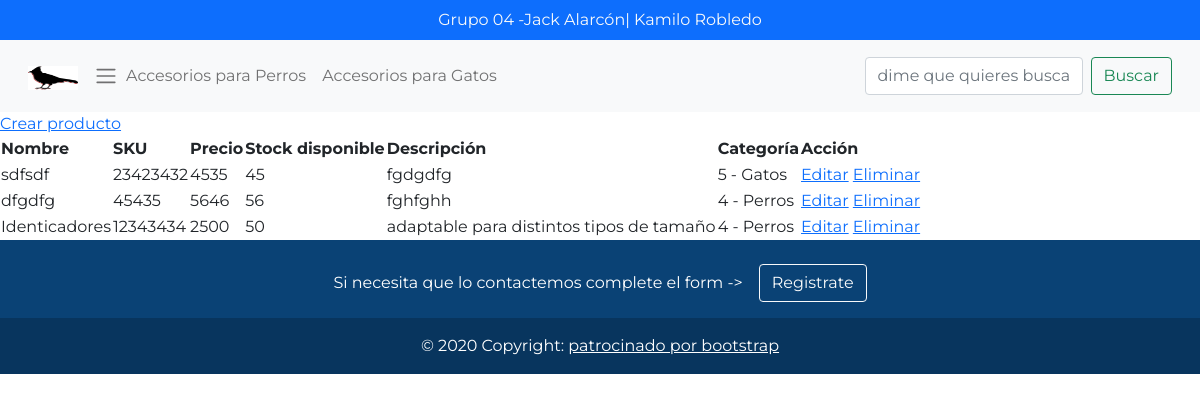
/registros/product/, run on an earlier commit of the app's database.
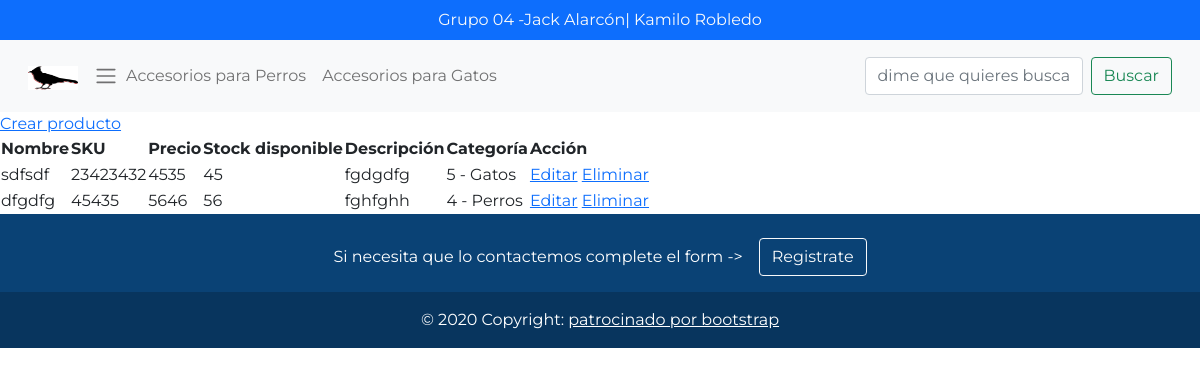
And on a later commit of the database.
### core/models.py (models this page shows, shortened)
class Product(models.Model):
    sku = models.CharField('SKU', max_length=50)
    name = models.CharField('Nombre', max_length=50)
    price = models.CharField('Precio', max_length=50)
    stock = models.CharField('Stock disponible', max_length=50)
    desc = models.CharField('Descripción', max_length=50)
    category = models.ForeignKey(
        Category, on_delete=models.CASCADE, verbose_name='Categoría')
    class Meta:
        verbose_name = ("Producto")
        verbose_name_plural = ("Productos")

class Category(models.Model):
    name = models.CharField('Nombre', max_length=50)
    class Meta:
        verbose_name = ("Categoría")
        verbose_name_plural = ("Categorías")
    def __str__(self):
        return f'{self.id} - {self.name}'

### core/views.py (the view)
# urls.py: path('registros/product/', ListProductsView.as_view(), name='list_products'),
class ListProductsView(ListView):
    model = Product
    template_name = 'products/list_products.html'
    queryset = Product.objects.all().order_by("id")

### templates/products/list_products.html
{% extends 'index.html' %} {% load static %} {% block main %}
<a href="{% url 'create_product' %}">Crear producto</a>
<table>
  <tbody>
    <tr>
      <th>Nombre</th>
      <th>SKU</th>
      <th>Precio</th>
      <th>Stock disponible</th>
      <th>Descripción</th>
      <th>Categoría</th>
      <th>Acción</th>
    </tr>
    {% for object in object_list %}
    <tr>
      <td>{{object.name}}</td>
      <td>{{object.sku}}</td>
      <td>{{object.price}}</td>
      <td>{{object.stock}}</td>
      <td>{{object.desc}}</td>
      <td>{{object.category}}</td>
      <td>
        <a href="{% url 'edit_product' pk=object.id %}">Editar</a>
        <a href="{% url 'delete_product' pk=object.id %}">Eliminar</a>
      </td>
    </tr>
    {% endfor %}
  </tbody>
</table>
{% endblock %}

### templates/index.html (shortened to what this page needs)
<!DOCTYPE html>
<html lang="en">
<head>
    {% load static %}
    <link href="https://cdn.jsdelivr.net/npm/bootstrap@5.1.3/dist/css/bootstrap.min.css" rel="stylesheet">
</head>
<body>
  <link rel="stylesheet" href="{% static 'styles.css' %}">
    <header class="container-fluid bg-primary d-flex justify-content-center ">
        <p class="text-light mb-0 p-2 fs-6">Grupo 04 -Jack Alarcón| Kamilo Robledo</p>
    </header>
    <nav class="navbar navbar-expand-lg navbar-light bg-light p-3" id="menu">
        <div class="container-fluid">
          <a class="navbar-brand" href="{% url 'home' %}">
            <img src="{% static 'assets//logo.png' %}" alt="" width="50" height="24">
          </a>
          <span class="navbar-toggler-icon"></span>
        <div class="collapse navbar-collapse" id="navbarSupportedContent">
          <ul class="navbar-nav me-auto mb-2 mb-lg-0">
            <li class="nav-item">
              <a class="nav-link {% if 'dog' in request.path %}active {% endif %}" aria-current="page" href="{% url 'dog_store' %}">Accesorios para Perros</a>
            </li>
            <li class="nav-item">
              <a class="nav-link {% if 'cat' in request.path %}active {% endif %}" href="{% url 'cat_store' %}">Accesorios para Gatos</a>
            </li>
          </ul>
          <form class="d-flex">
            <input class="form-control me-2" type="Email" placeholder="dime que quieres buscar" aria-label="E">
            <button class="btn btn-outline-success" type="submit">Buscar</button>
          </form>
        </div>
      </div>
    </nav>
          {% block main %}{% endblock %}
        <section class="">
          <footer class="text-center text-white" style="background-color: #0a4275;">
            <div class="container p-4 pb-0">
              <section class="">
                <p class="d-flex justify-content-center align-items-center">
                  <span class="me-3">Si necesita que lo contactemos complete el form -></span>
                  <a href="{% url 'create_user' %}">
                    <button type="button" class="btn btn-outline-light btn-rounded">
                      Registrate
                    </button>
                  </a>
                </p>
            </div>
            <div class="text-center p-3" style="background-color: rgba(0, 0, 0, 0.2);">
              © 2020 Copyright:
              <a class="text-white" href="https://mdbootstrap.com/">patrocinado por bootstrap</a>
            </div>
          </footer>
        </section>
</body>
</html>

### static/styles.css (style rules this page uses)
body { font-family: 'Montserrat', sans-serif; overflow-x: hidden; }

What changed in the data, as far as the page shows it:
removed Product: name "Identicadores", sku "12343434", price "2500", stock "50", desc "adaptable para distintos tipos de tamaño", category "4 - Perros"
